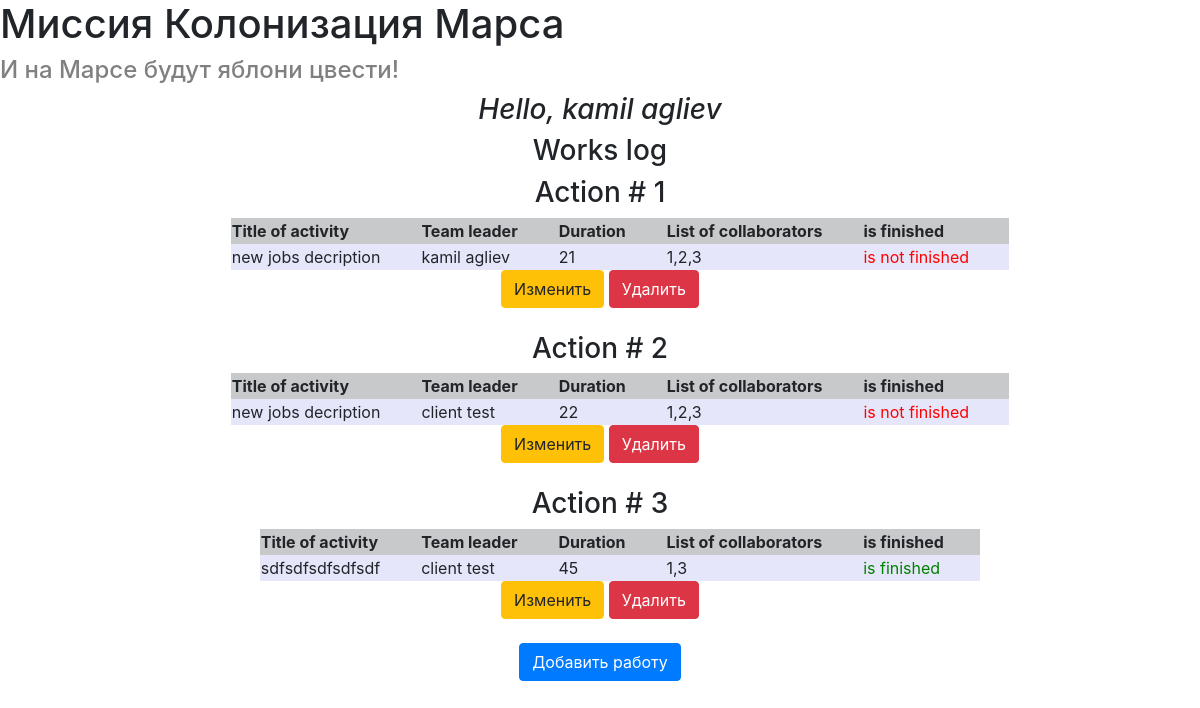
/page (signed in), run on the app's committed database.
### data/users.py (models this page shows, shortened)
class User(SqlAlchemyBase, UserMixin, SerializerMixin):
    __tablename__ = 'users'
    id = sqlalchemy.Column(sqlalchemy.Integer,
                           primary_key=True, autoincrement=True)
    email = sqlalchemy.Column(sqlalchemy.String, unique=True)
    name = sqlalchemy.Column(sqlalchemy.String)
    surname = sqlalchemy.Column(sqlalchemy.String)
    password = sqlalchemy.Column(sqlalchemy.String)
    hashed_password = sqlalchemy.Column(sqlalchemy.String, nullable=True)
    jobs = orm.relation("Jobs", back_populates='user')
    city_from = sqlalchemy.Column(sqlalchemy.String)

### data/jobs.py (models this page shows)
class Jobs(SqlAlchemyBase, SerializerMixin):
    __tablename__ = 'jobs'
    id = sqlalchemy.Column(sqlalchemy.Integer,
                           primary_key=True, autoincrement=True)
    team_leader = sqlalchemy.Column(sqlalchemy.Integer,
                                    sqlalchemy.ForeignKey("users.id"))
    user = orm.relation('User')
    job = sqlalchemy.Column(sqlalchemy.String)
    work_size = sqlalchemy.Column(sqlalchemy.Integer)
    collaborators = sqlalchemy.Column(sqlalchemy.String)
    start_date = sqlalchemy.Column(sqlalchemy.String)
    end_date = sqlalchemy.Column(sqlalchemy.String)
    is_finished = sqlalchemy.Column(sqlalchemy.Boolean)
    creator = sqlalchemy.Column(sqlalchemy.Integer)

### server.py (the view)
@app.route('/page')
def page():
    s = db_session.create_session()
    jobs = s.query(Jobs).all()
    users_jobs = []
    for job in jobs:
        if str(current_user.id) in job.collaborators.split(
                ',') or job.team_leader == current_user.id:
            job.user = s.query(User).filter(User.id == job.team_leader).first()
            users_jobs.append(job)
    return render_template('page.html', title='myPage', jobs=users_jobs)

### data/db_session.py (called while the page is built)
def create_session() -> Session:
    global __factory
    return __factory()

### server.py (called while the page is built)
@login_manager.user_loader
def load_user(user_id):
    s = db_session.create_session()
    return s.query(User).get(user_id)

### templates/page.html
{% extends "base.html" %}
{% block content %}
<center>
    <h3><em>Hello, {{current_user.name}} {{current_user.surname}}</em></h3>
    <h3>Works log</h3>
    {% for job in jobs%}
    <h3>Action # {{loop.index}}</h3>
    <table style="margin-left:40px;">
        <tr bgcolor="#C8C9CA">
            <th style="padding-right: 40px;">Title of activity</th>
            <th style="padding-right: 40px;">Team leader</th>
            <th style="padding-right: 40px;">Duration</th>
            <th style="padding-right: 40px;">List of collaborators</th>
            <th>is finished</th>
        </tr>
        <tr bgcolor="#E6E6FA">
            <td style="padding-right: 40px;">{{job.job}}</td>
            <td style="padding-right: 40px;">{{job.user.name}} {{job.user.surname}}</td>
            <td style="padding-right: 40px;">{{job.work_size}}</td>
            <td style="padding-right: 40px;">{{job.collaborators}}</td>
            {%if job.is_finished%}
            <td style="padding-right: 40px;color: green;">is finished</td>
            {%else%}
            <td style="padding-right: 40px;color: red;">is not finished</td>
            {%endif%}
        </tr>
    </table>
    {% if current_user.is_authenticated %}
    <div>
        <a href="/job/{{ job.id }}" class="btn btn-warning">Изменить</a>
        <a href="/job_delete/{{ job.id }}" class="btn btn-danger">Удалить</a>
    </div>
{% endif %}
    <br>
{% endfor %}
    <a class="btn btn-primary " href="/add_job">Добавить работу</a>
</center>
{% endblock %}

### templates/base.html (shortened to what this page needs)
<!DOCTYPE html>
<html lang="ru">
<head>
    <link rel="stylesheet"
          href="https://stackpath.bootstrapcdn.com/bootstrap/4.4.1/css/bootstrap.min.css"
>
    <link rel="stylesheet" type="text/css" href="/static/css/style.css"/>
</head>
<body>
<h1>Миссия Колонизация Марса</h1>
<h4>И на Марсе будут яблони цвести!</h4>
{% block content %}
{% endblock %}
</body>
</html>

### static/css/style.css (style rules this page uses)
tr { bgcolor: grey; }
h4 { color: grey; }

### data on the page
User: name "kamil", surname "agliev"
Jobs: job "new jobs decription", user.name "kamil", user.surname "agliev", work_size "21", collaborators "1,2,3", is_finished "is not finished"
Jobs: job "new jobs decription", user.name "client", user.surname "test", work_size "22", collaborators "1,2,3", is_finished "is not finished"
Jobs: job "sdfsdfsdfsdfsdf", user.name "client", user.surname "test", work_size "45", collaborators "1,3", is_finished "is finished"
